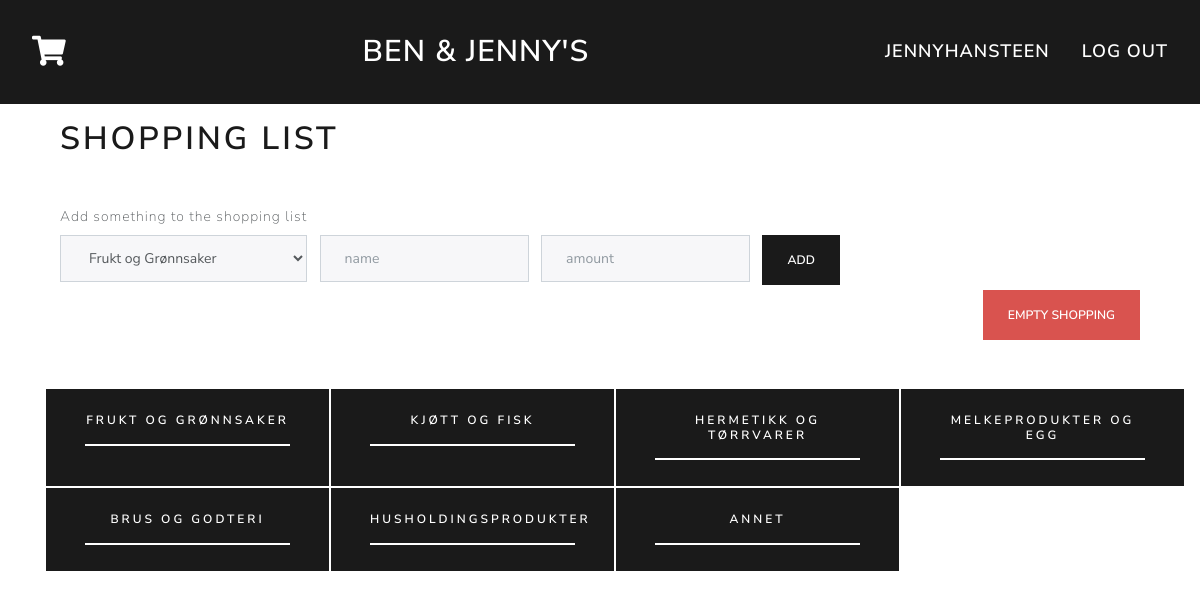
The app's page /recipes/shopping/ (signed in) with its own data.
### recipes/models.py (models this page shows, shortened)
class Tagg(models.Model):
    name = models.CharField(max_length=80)

### recipes/views.py (the view, shortened to what this page needs)
# urls.py: path('shopping/', views.shopping, name="shopping"),
def shopping(request):
    if request.user.is_authenticated:
        current_user = request.user
        tagg_list = Tagg.objects.order_by('id')
        shop_list = IngredientToShop.objects.filter(shopper=current_user)
        context = {'tagg_list': tagg_list, 'shop_list': shop_list, }
        return render(request, 'recipes/shopping.html', context)
    else:
        return HttpResponseRedirect("/recipes/")

### recipes/templates/recipes/shopping.html (shortened to what this page needs)
{% extends 'base.html' %}
{% block content %}
{% if tagg_list %}
<div style="padding-top: 40px; padding-left:60px;">
    <h1> Shopping List </h1>
    <ul class="list-inline list-unstyled mt-5" style="padding-right:60px;">
        <form action="/recipes/shopping/" method="post">
                <li class="list-inline-item mb-2">
                    <label for="tagg">Add something to the shopping list</label>
                    <select class="form-control" name ="tagg" id="select">
                    {% for tagg in tagg_list %}
                    <option value="{{ tagg.id }}">{{ tagg.name }}</option>
                    {% endfor %}
                    </select>
                </li>
                <li class="list-inline-item mb-2"> <input type="text" name ="name" required class="form-control" placeholder="name"> </li>
                <li class="list-inline-item mb-2"> <input type="text" name ="measurment" required class="form-control" placeholder="amount"> </li>
                <button type="submit" class="btn btn-primary">Add</button>
        </form>
        <a href="/recipes/delete_all"><button type="button" class="btn btn-danger float-right">Empty shopping</button></a>
    </ul>
    <div class="row pt-5 pb-5" style="width: 100%;">
        {% for tagg in tagg_list %}
        <div class=" text-white bg-primary order-lg-2 col-lg-3 border border-white">
            <div class=" card-body pt-4 pl-4 pr-4" style="padding-bottom: 10px; padding-left: 10px;">
                <h6 class="card-title" style="text-align:center;">{{tagg.name}}</h6>
                <hr style="height:2px;border-width:0;color:white;background-color:white">
            </div>
        </div>
        {% endfor %}
    </div>
</div>
{% else %}
    <p>Taggs are available.</p>
{% endif %}
{% endblock %}

### templates/base.html (shortened to what this page needs)
<!DOCTYPE html>
<html>
<head>
    <link rel="stylesheet" href="https://cdnjs.cloudflare.com/ajax/libs/font-awesome/5.15.1/css/all.min.css" />
    <link rel="stylesheet" href="https://stackpath.bootstrapcdn.com/bootswatch/4.5.2/lux/bootstrap.min.css">
</head>
<body>
    <nav class="navbar navbar-expand-lg navbar-dark fixed-top bg-primary">
        {% if user.is_authenticated %}
        <a class="nav-link" href="/recipes/shopping"><i class="fas fa-shopping-cart" style="color: white; font-size: 30px;"></i></a></td>
        {% endif %}
        <a class="navbar-brand mx-auto" href="/recipes/" style="font-size:30px;">Ben & Jenny's</a>
        {% if user.is_authenticated %}
        <a class="nav-link" href="/recipes/account/" style="color: white; font-size: 18px;"> {{ user.username }} </a>
            <a class="nav-link" href="/recipes/accounts/logout/" style="color: white; font-size: 18px;"> Log out </a>
        {% else %}
        <a class="nav-link" href="/recipes/accounts/login/" style="color: white; font-size: 18px;">Log In</a>
        {% endif %}
    </nav>
    <main>
    <div style="padding-bottom: 80px;"></div>
    {% block content %}
    {% endblock %}
    </main>
</body>
</html>

### records on screen
Tagg: name "FRUKT OG GRØNNSAKER"
Tagg: name "KJØTT OG FISK"
Tagg: name "HERMETIKK OG TØRRVARER"
Tagg: name "MELKEPRODUKTER OG EGG"
Tagg: name "BRUS OG GODTERI"
Tagg: name "HUSHOLDINGSPRODUKTER"
Tagg: name "ANNET"

### other values on screen
{{ user.username }} "JENNYHANSTEEN"
form field tagg "Frukt og Grønnsaker"
